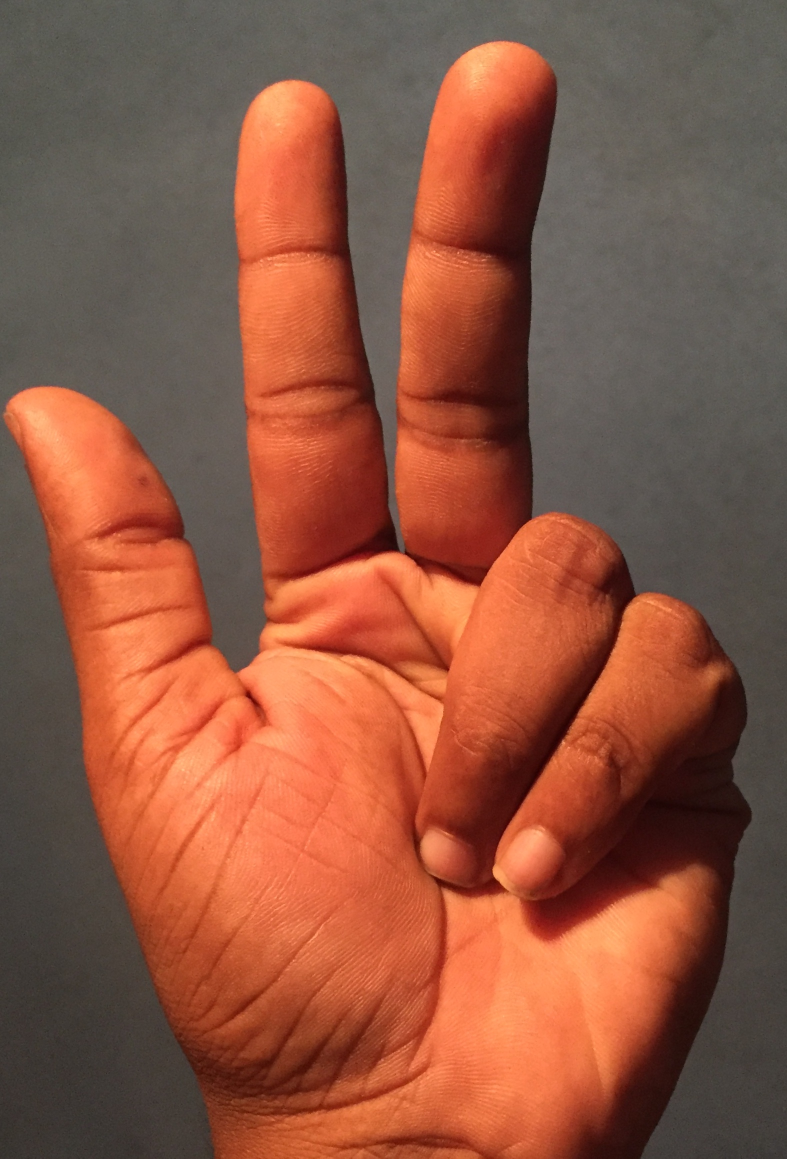
#> input picture twofingers.jpg, 1574 x 2317 px (shown at 1/2 size)
$ python gesture.py
#> lines starting #> are read from the running program, lines starting #| are printed output that depends on the picture
import cv2
import numpy as nu

img_rgb = cv2.imread("twofingers.jpg", 1) # RGB color image
#> img_rgb is the input picture: shape (2317, 1574, 3); mean B, G, R 65.1, 85.3, 142.3
img_gray = cv2.imread("twofingers.jpg", 0) # gray scal image
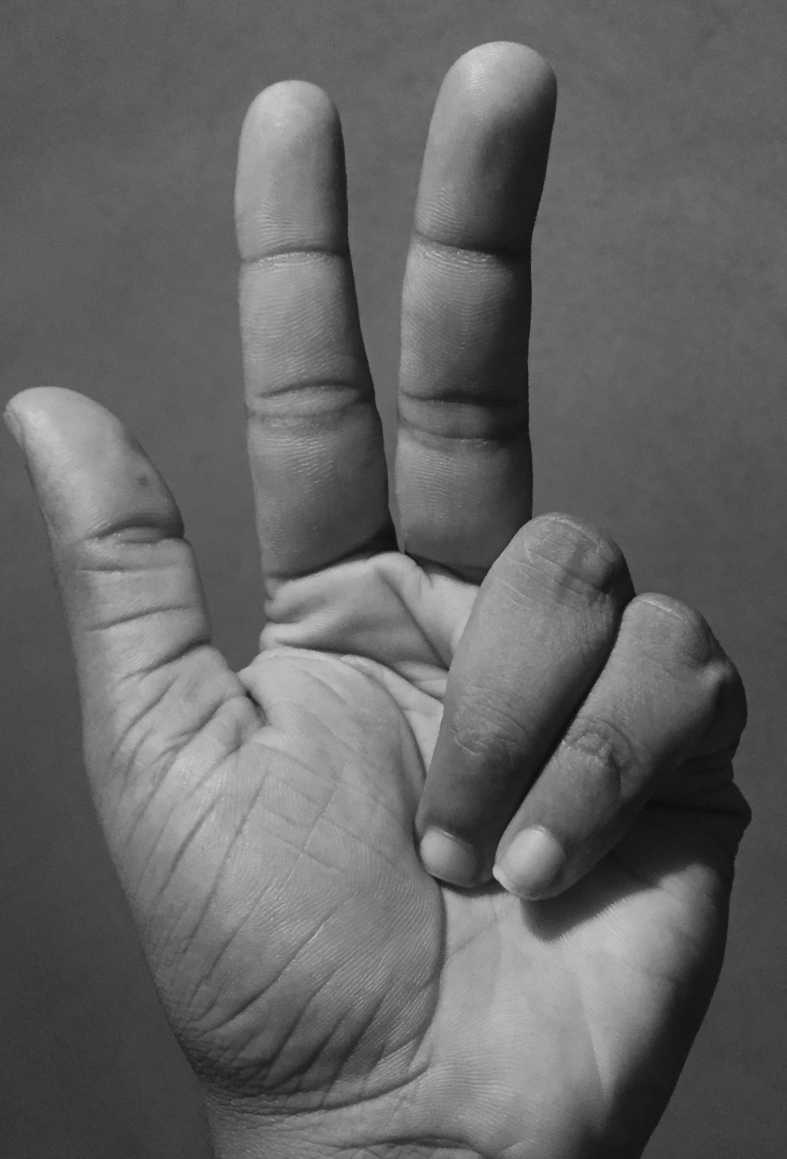
#> img_gray: shape (2317, 1574) (shown at 1/2 size); min 10, max 220, mean 100
# img_rgb = cv2.imread("myhand.jpeg", 1) # RGB color image
# img_gray = cv2.imread("myhand.jpeg", 0) # gray scal image
img_gray = cv2.resize(img_gray, (260, 400))
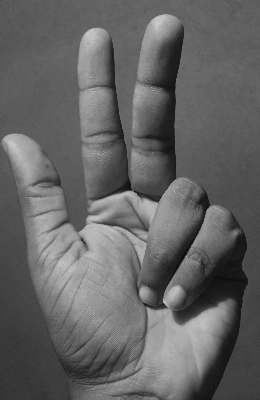
#> img_gray: shape (400, 260); min 12, max 207, mean 99.9
img_rgb = cv2.resize(img_rgb, (260, 400))
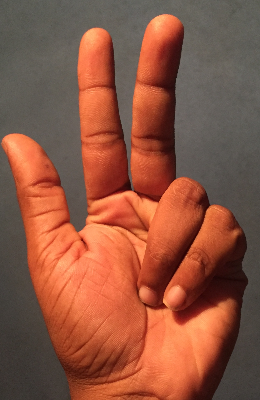
#> img_rgb: shape (400, 260, 3); mean B, G, R 64.9, 85.2, 142.1
# img = cv2.Canny(img_gray,100,200)  # apply canny pilter to detect edges of the hand
fingerTips_x_array = []
fingerTips_y_array = []
popIndex = []
class DetectGesture:

    # [103 lines left out: functions backgroundSubstraction, changeOriantation, findCenterOfMass, fingerTipsFind, not called in this run]

    cv2.waitKey(0)
    cv2.destroyAllWindows()
